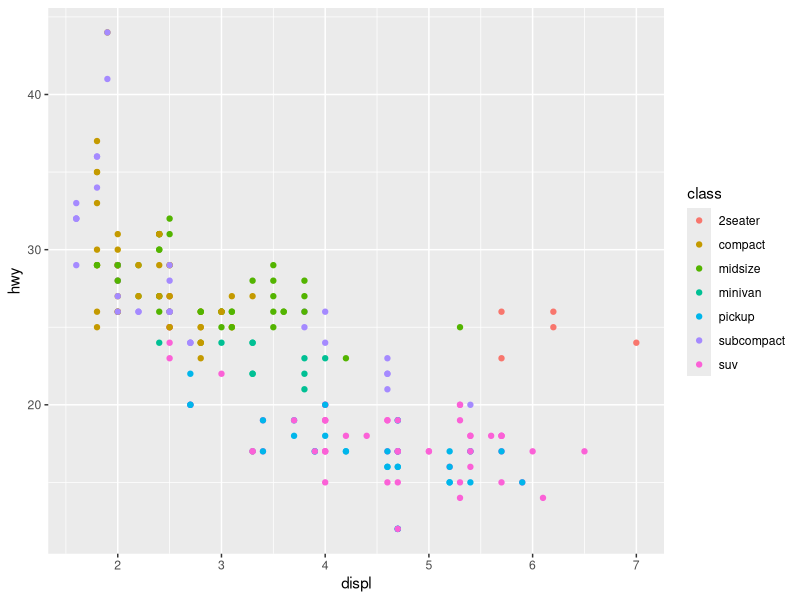
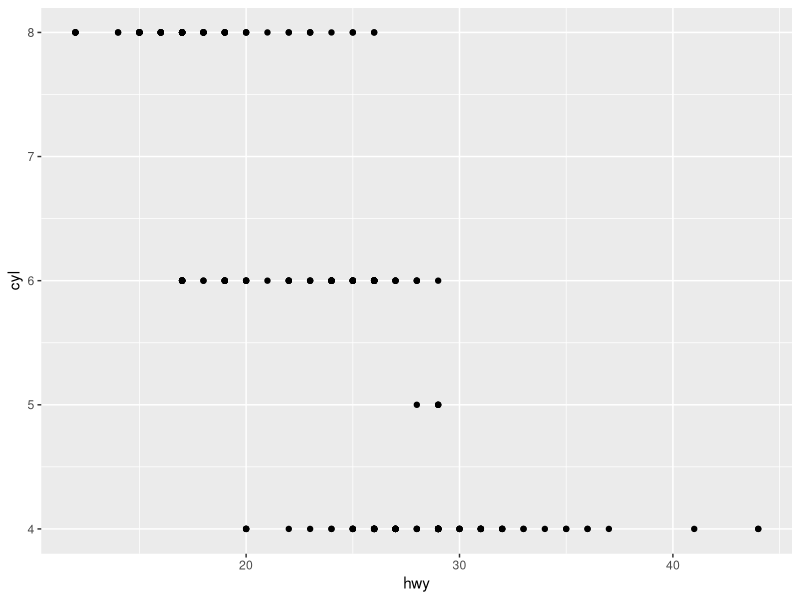

Reproduce these figures in R, in order.
################################################################################
#                                                                              #
#                         ESTUDO BÁSICO DE ggplot2                             #
#                         ÚLTIMA ATUALIZAÇÃO: 17 JAN 2025                      #
#                                                                              #
################################################################################

# Carregando pacote
library(tidyverse)

# Carregando o dataframe mpg
data(mpg)

# Visualizando a estrutura do mpg
str(mpg)

# Entendendo o dataframe mpg
?mpg

# manufactorer : fabricante
# displ        : capacidade do motor em litros
# year         : ano de fabricação
# cyl          : numero de cilindros
# trans        : tipo de transmissão
# drv          : tipo de trem de força, onde f = tração dianteira, 
#                                            r = tração traseira, 4 = 4x4
# hwy          : autonomia na estrada (milhas por galão)
# fl           : tipo de combutivel
# class        : tipo de carro          

# Plotando gráfico de pontos (displ x hwy)
ggplot(data = mpg) +
    geom_point(mapping = aes(x = displ, y = hwy, color = class))

# Plotando gráfico de dispersão (hwy x cyl)
ggplot(data = mpg) +
    geom_point(mapping = aes(x = hwy, y = cyl))
